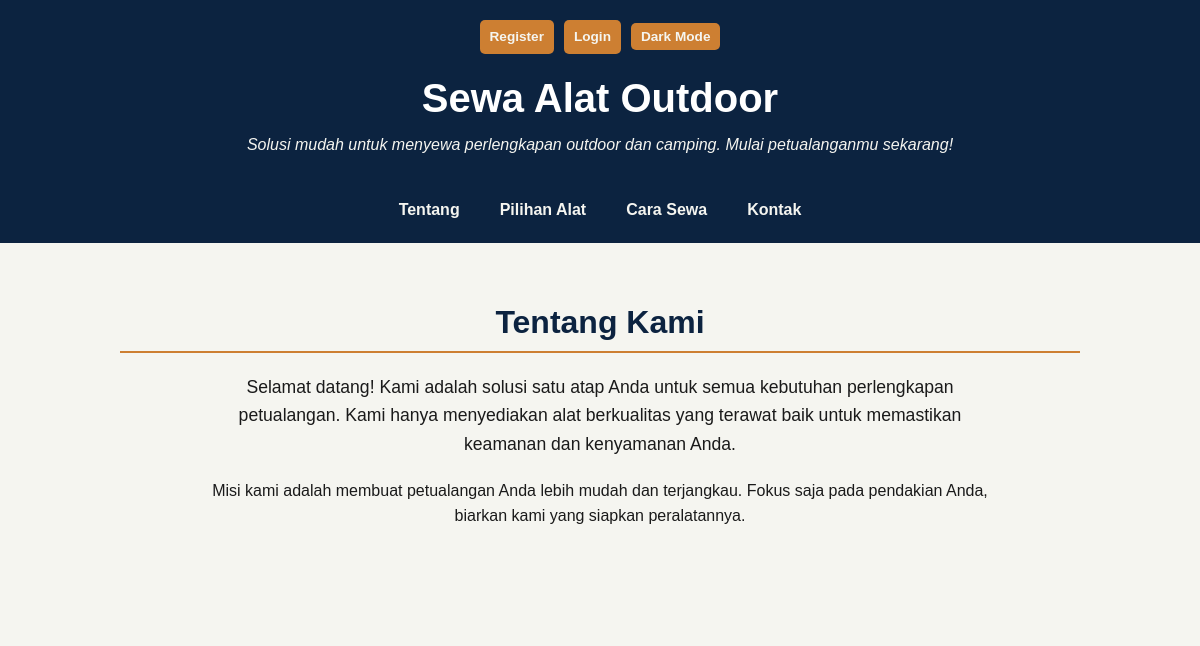
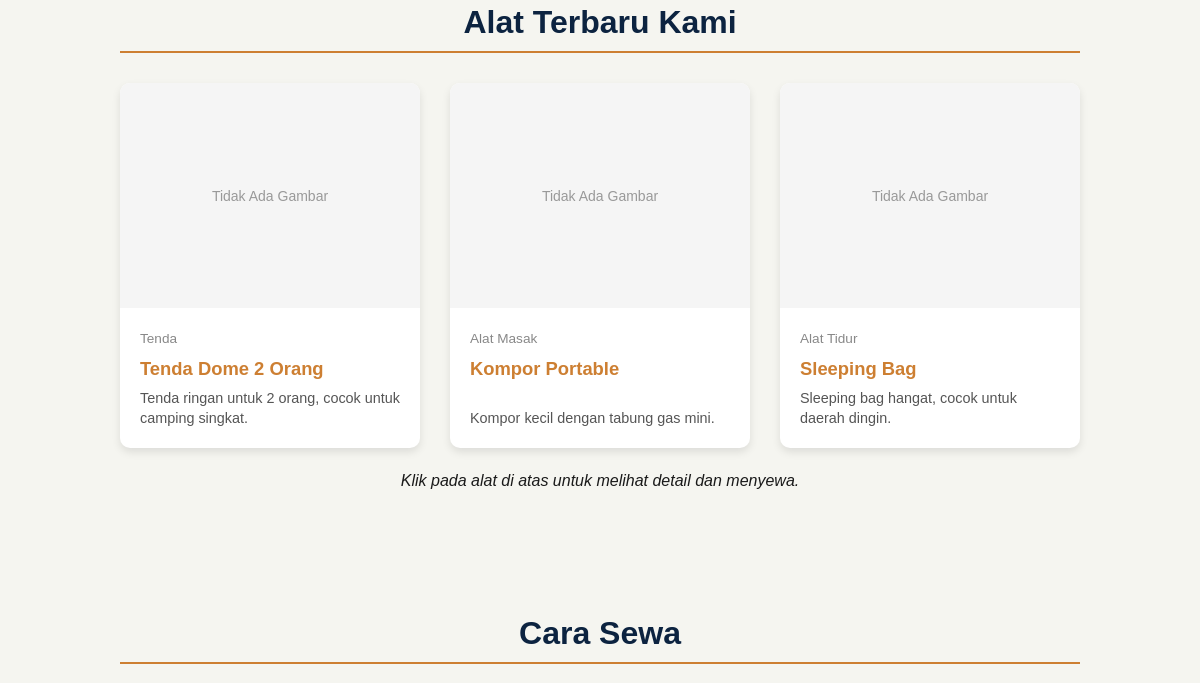
The app's page /user/catalog.php (upper part), older data (2 pictures, top to bottom).
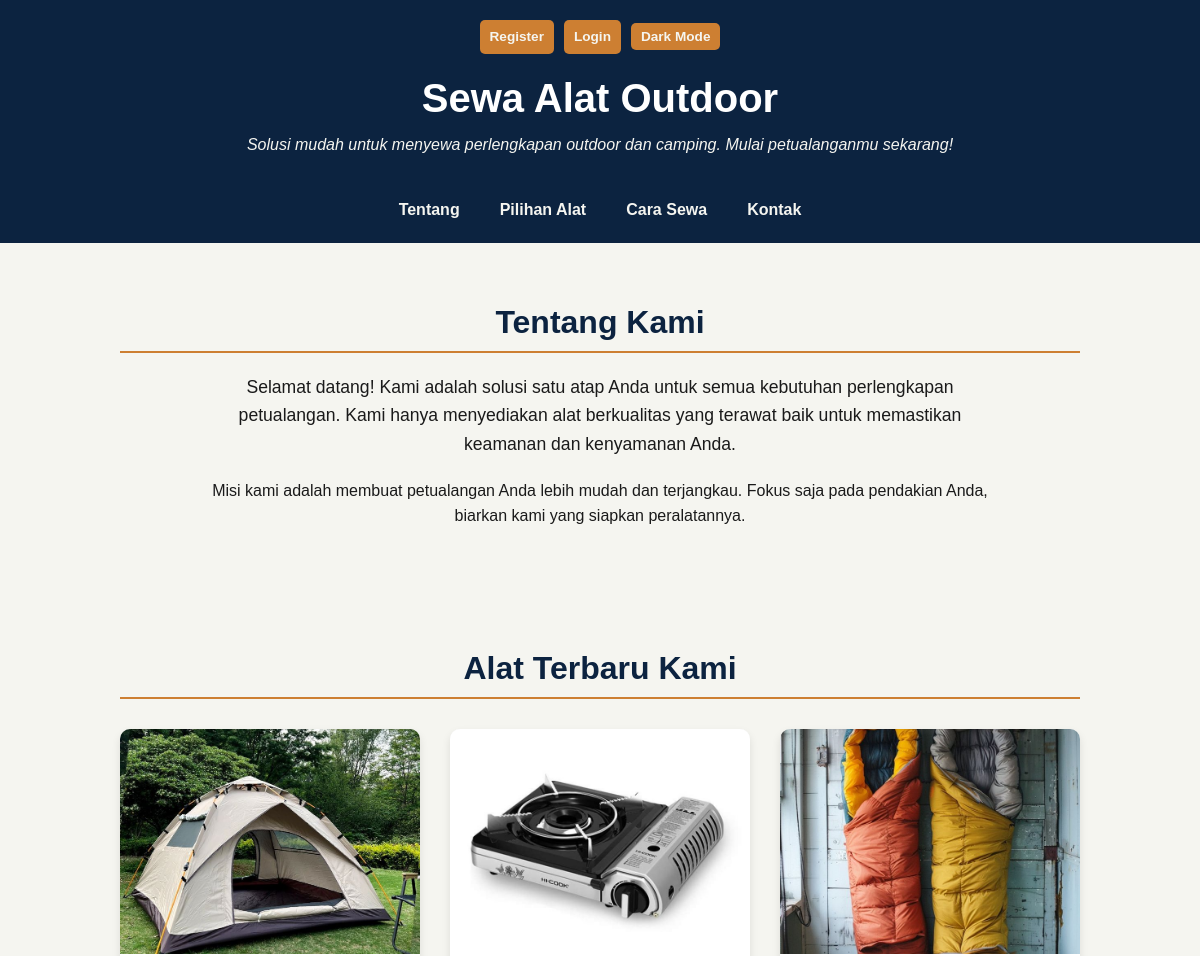
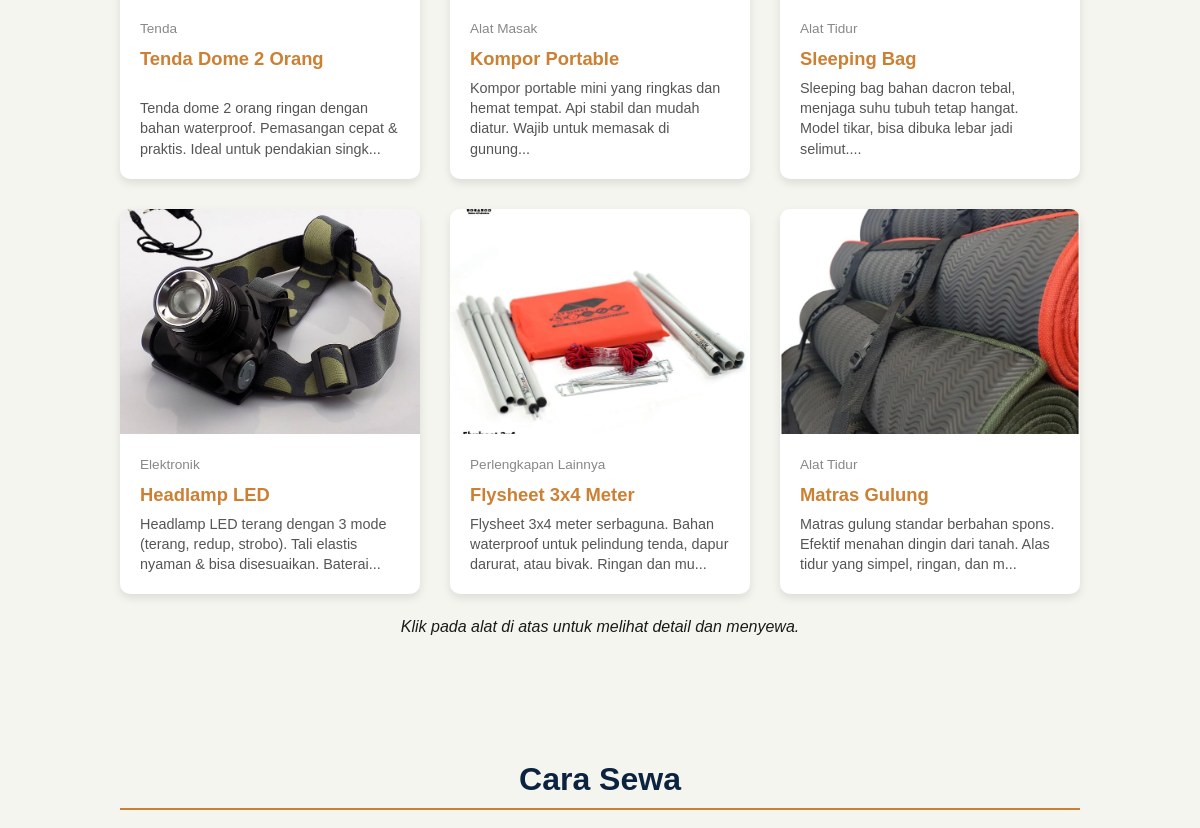
The same page, newer data (2 pictures, top to bottom).
### tables this page shows
CREATE TABLE IF NOT EXISTS items (
  id INT AUTO_INCREMENT PRIMARY KEY,
  title VARCHAR(255) NOT NULL,
  id_kategori INT NULL DEFAULT NULL,
  description TEXT,
  image VARCHAR(255) NULL DEFAULT NULL,
  created_at TIMESTAMP DEFAULT CURRENT_TIMESTAMP,
  updated_at TIMESTAMP DEFAULT CURRENT_TIMESTAMP ON UPDATE CURRENT_TIMESTAMP,
  
  CONSTRAINT fk_items_categories
    FOREIGN KEY (id_kategori)
    REFERENCES categories(id_kategori)
    ON DELETE SET NULL
    ON UPDATE CASCADE
);

CREATE TABLE IF NOT EXISTS categories (
  id_kategori INT AUTO_INCREMENT PRIMARY KEY,
  nama_kategori VARCHAR(100) NOT NULL UNIQUE
);

### user/catalog.php (the view, shortened to what the changed rows need)
<?php
require '../config/config.php';
try {
    $stmt = $pdo->query("
        SELECT items.*, categories.nama_kategori
        FROM items
        LEFT JOIN categories ON items.id_kategori = categories.id_kategori
        ORDER BY items.created_at DESC
        LIMIT 6
    ");
    $items = $stmt->fetchAll();
} catch (PDOException $e) {
    $items = [];
    $error_db = "Gagal memuat data alat.";
}
?>
<!doctype html>
<html lang="id">
<head>
    <link rel="stylesheet" href="../public/css/style.css">
    </head>
    <body>
    <header class="header">
        <div class="container header-container">
        <h1 class="logo">Sewa Alat Outdoor</h1>
        </div>
    </header>
    <main>
        <section id="about" class="section">
        <div class="container">
            <h2 class="section-title">Tentang Kami</h2>
        </div>
        </section>
        <section id="services" class="section">
        <div class="container">
            <h2 class="section-title">Alat Terbaru Kami</h2>
            <?php if (isset($error_db)): ?>
                <p style="text-align: center; color: red;"><?php echo $error_db; ?></p>
            <?php elseif (empty($items)): ?>
                <p style="text-align: center;">Belum ada alat yang tersedia untuk disewa.</p>
            <?php else: ?>
                <div class="product-card-grid">
                    <?php foreach ($items as $item): ?>
                    <a href="detail.php?id=<?php echo $item['id']; ?>" class="card product-card service-card">
                        <?php
                        $image_path = UPLOAD_DIR . htmlspecialchars($item['image'] ?? '');
                        if (!empty($item['image']) && file_exists($image_path)):
                        ?>
                            <img src="<?php echo $image_path; ?>" alt="<?php echo htmlspecialchars($item['title']); ?>" class="product-card-img">
                        <?php else: ?>
                            <div class="product-card-img-placeholder">
                                <span>Tidak Ada Gambar</span>
                            </div>
                        <?php endif; ?>
                        <div class="product-card-body">
                            <span class="product-card-category"><?php echo htmlspecialchars($item['nama_kategori'] ?? 'N/A'); ?></span>
                            <h3 class="card-title"><?php echo htmlspecialchars($item['title']); ?></h3>
                            <p class="card-description">
                                <?php
                                $desc = htmlspecialchars($item['description'] ?? '');
                                if (strlen($desc) > 110) {
                                    echo substr($desc, 0, 110) . '...';
                                } else {
                                    echo $desc ?: 'Klik untuk detail...';
                                }
                                ?>
                            </p>
                        </div>
                    </a>
                    <?php endforeach; ?>
                </div>
            <?php endif; ?>
        </div>
        </section>
        <section id="how" class="section">
        <div class="container">
            <h2 class="section-title">Cara Sewa</h2>
        </div>
        </section>
    </main>
</body>
</html>

Row changes from the older to the newer data that the page shows:
changed items "Tenda Dome 2 Orang": image: picture added; image empty → "tenda_camping.jpeg" (drawn); description "Tenda ringan untuk 2 orang, cocok untuk camping singkat." → "Tenda dome 2 orang ringan dengan bahan waterproof. Pemasangan cepat & praktis. Ideal untuk pendakian singk"
changed items "Kompor Portable": image: picture added; image empty → "kompor_portable.jpeg" (drawn); description "Kompor kecil dengan tabung gas mini." → "Kompor portable mini yang ringkas dan hemat tempat. Api stabil dan mudah diatur. Wajib untuk memasak di gunung"
changed items "Sleeping Bag": image: picture added; image empty → "sleeping_bag.jpeg" (drawn); description "Sleeping bag hangat, cocok untuk daerah dingin." → "Sleeping bag bahan dacron tebal, menjaga suhu tubuh tetap hangat. Model tikar, bisa dibuka lebar jadi selimut."
added items: image (picture), id_kategori.nama_kategori "Elektronik", title "Headlamp LED", description "Headlamp LED terang dengan 3 mode (terang, redup, strobo). Tali elastis nyaman & bisa disesuaikan. Baterai"
added items: image (picture), id_kategori.nama_kategori "Perlengkapan Lainnya", title "Flysheet 3x4 Meter", description "Flysheet 3x4 meter serbaguna. Bahan waterproof untuk pelindung tenda, dapur darurat, atau bivak. Ringan dan mu"
added items: image (picture), id_kategori.nama_kategori "Alat Tidur", title "Matras Gulung", description "Matras gulung standar berbahan spons. Efektif menahan dingin dari tanah. Alas tidur yang simpel, ringan, dan m"
